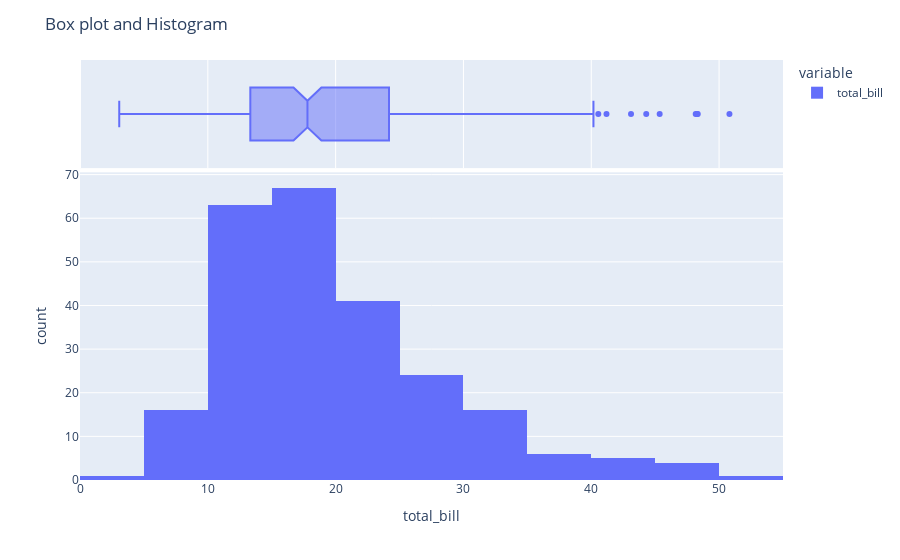

Notebook source saved alongside this figure:
### Code cell
#6. plotly 패키지 활용한 박스플롯 & 히스토그램
# plotly 패키지 활용한 박스플롯 & 히스토그램 플롯   
visualizer.plotly_box_his_plot('total_bill')

### Figure 1 — Plotly figure (JSON) as saved in the notebook; plotly's stock layout.template omitted (floating-point values rounded to 4 significant figures; data arrays with more than 128 entries replaced by an {"elided": "..."} marker saying what was removed)
{"data": [{"alignmentgroup": "True", "bingroup": "x", "hovertemplate": "variable=total_bill<br>total_bill=%{x}<br>count=%{y}<extra></extra>", "legendgroup": "total_bill", "marker": {"color": "#636efa", "pattern": {"shape": ""}}, "name": "total_bill", "nbinsx": 10, "offsetgroup": "total_bill", "orientation": "v", "showlegend": true, "type": "histogram", "x": {"elided": "244 float values"}, "xaxis": "x", "yaxis": "y"}, {"alignmentgroup": "True", "hovertemplate": "variable=total_bill<br>total_bill=%{x}<extra></extra>", "legendgroup": "total_bill", "marker": {"color": "#636efa"}, "name": "total_bill", "notched": true, "offsetgroup": "total_bill", "showlegend": false, "type": "box", "x": {"elided": "244 float values"}, "xaxis": "x2", "yaxis": "y2"}], "layout": {"barmode": "relative", "legend": {"title": {"text": "variable"}, "tracegroupgap": 0}, "margin": {"t": 60}, "title": {"text": "Box plot and Histogram"}, "xaxis": {"anchor": "y", "domain": [0, 1], "title": {"text": "total_bill"}}, "xaxis2": {"anchor": "y2", "domain": [0, 1], "matches": "x", "showgrid": true, "showticklabels": false}, "yaxis": {"anchor": "x", "domain": [0, 0.7326], "title": {"text": "count"}}, "yaxis2": {"anchor": "x2", "domain": [0.7426, 1], "matches": "y2", "showgrid": false, "showline": false, "showticklabels": false, "ticks": ""}}}
